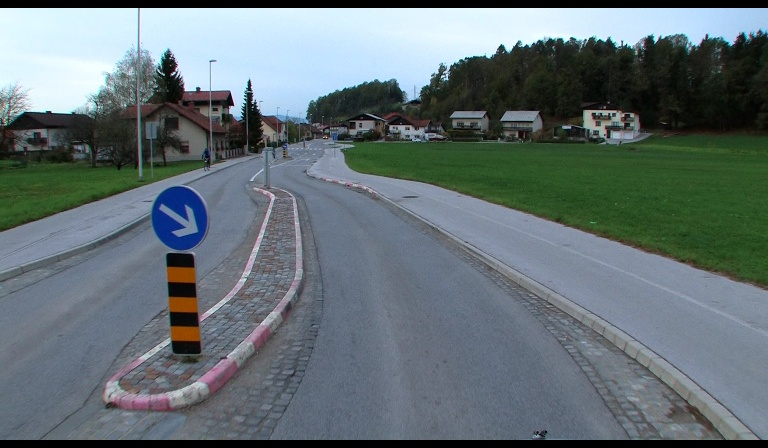
#> input picture datasets/traffic_signs/train/images/0000012.jpg, 768 x 448 px, found by its file name; its folder holds only this picture in this run
$ python resize_images.py
#> lines starting #> are read from the running program, lines starting #| are printed output that depends on the picture
#> in resize_images, img is the input picture: shape (448, 768, 3); mean B, G, R 117.1, 113.2, 100.2
# Resize images located in the specific path

import cv2
import os
import ntpath


BLACK = [0,0,0]
PAD_COLOR = BLACK   # color of the added pads

# size of processed images (frames) extracted from the video
IMG_HEIGHT = int(384)
IMG_WIDTH  = int(640)


def path_leaf(path):
    head, tail = ntpath.split(path)
    return tail, ntpath.basename(head)


# Add pads to image in order it to have the given size (img_width, img_height)
# image - image (frame) object
# img_width - final image width
# img_height - final image height
def image_padding(image, img_width, img_height):
    im_cur_height = image.shape[0]
    im_cur_width = image.shape[1]

    top = 0
    bottom = 0
    left = 0
    right = 0

    if im_cur_height < img_height:
        deltha = (int)((img_height - im_cur_height) // 2)
        top = deltha
        bottom = deltha

    if im_cur_width < img_width:
        deltha = (int)((img_width - im_cur_width) // 2)
        left = deltha
        right = deltha

    pad_image = cv2.copyMakeBorder(image, top, bottom, left, right, cv2.BORDER_CONSTANT, value=PAD_COLOR)

    return pad_image


# Change the image in order it to have the given size (img_width, img_height)
# image - image (frame) object
# img_width - final image width
# img_height - final image height
def image_resizing(image, img_width, img_height):
#> called with img_width = 640, img_height = 384
    im_cur_height = image.shape[0]
#> im_cur_height = 448
    im_cur_width = image.shape[1]
#> im_cur_width = 768

    height_factor = im_cur_height / img_height
#> height_factor = 1.17
    width_factor  = im_cur_width  / img_width
#> width_factor = 1.2

    factor = width_factor
#> factor = 1.2
    if height_factor > width_factor:
        factor = height_factor

    im_cur_height = int(im_cur_height / factor)
#> im_cur_height = 373
    im_cur_width  = int(im_cur_width  / factor)
#> im_cur_width = 640

    image = cv2.resize(image, (im_cur_width, im_cur_height))

    image = image_padding(image, img_width, img_height)
#> in image_padding, `pad_image = cv2.copyMakeBorder(image, top, bottom, left, right, cv2.BO..`:
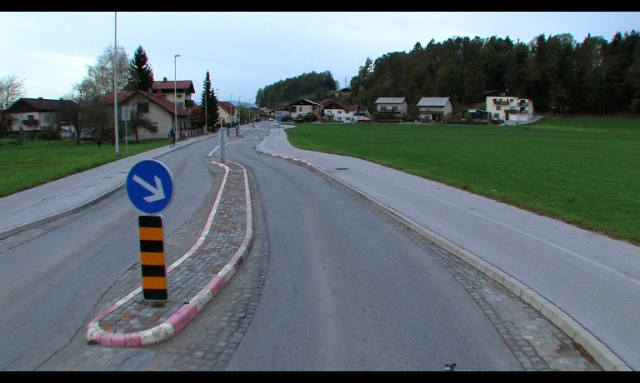
#> pad_image: shape (383, 640, 3); mean of channels 0, 1, 2 113.9, 110.1, 97.4; drawn as B, G, R

    return image


# Resize all the images from files list 'images'
# images - list of files containing images
def resize_images(images):

    for i, image_file in enumerate(images):
        img = cv2.imread(image_file, cv2.IMREAD_COLOR)
        res_img = image_resizing(img, IMG_WIDTH, IMG_HEIGHT)

        head, tail = path_leaf(image_file)

        res_image_file = tail + "/resized/"

        if not os.path.exists(res_image_file):
            os.makedirs(res_image_file)

        res_image_file += head
        cv2.imwrite(res_image_file, res_img)


IMAGES_DIR = './images/'

images = [IMAGES_DIR+i for i in os.listdir(IMAGES_DIR)]

resize_images(images)

$ run again, on datasets/traffic_signs/train/images/0000037.jpg
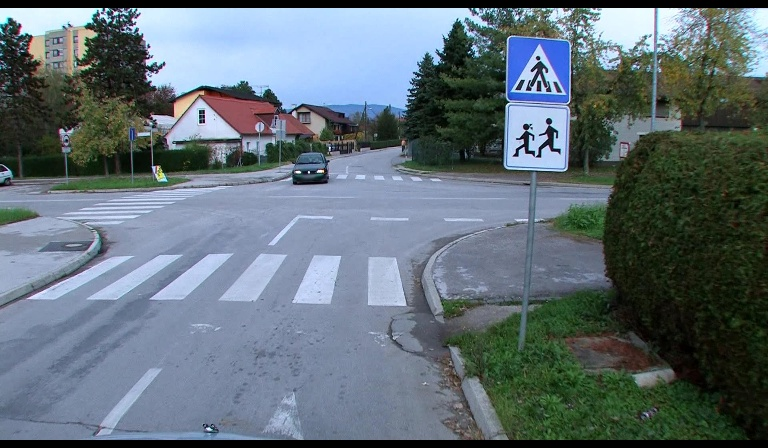
#> input picture datasets/traffic_signs/train/images/0000037.jpg, 768 x 448 px, found by its file name
#> in resize_images, img is the input picture: shape (448, 768, 3); mean B, G, R 119.1, 110.7, 96.9
#> in image_padding, `pad_image = cv2.copyMakeBorder(image, top, bottom, left, right, cv2.BO..`:
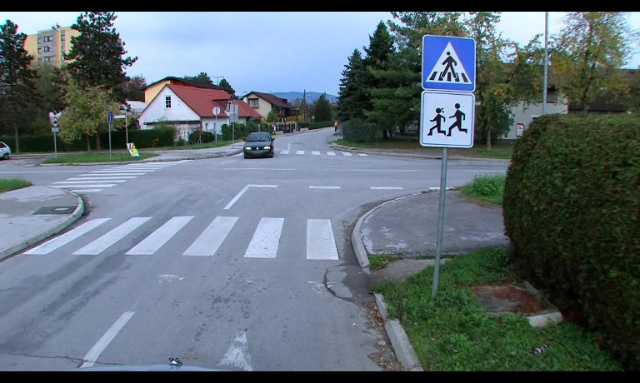
#> pad_image: shape (383, 640, 3); mean of channels 0, 1, 2 115.8, 107.7, 94.2; drawn as B, G, R

$ run again, on datasets/traffic_signs/train/images/0000042.jpg
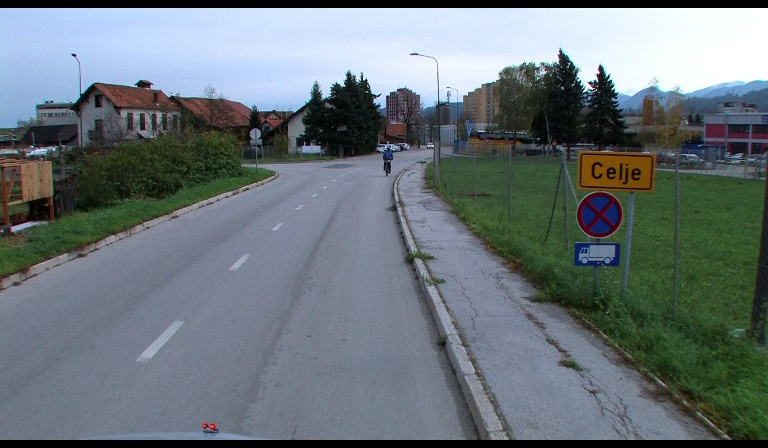
#> input picture datasets/traffic_signs/train/images/0000042.jpg, 768 x 448 px, found by its file name
#> in resize_images, img is the input picture: shape (448, 768, 3); mean B, G, R 121.2, 116.6, 105.7
#> in image_padding, `pad_image = cv2.copyMakeBorder(image, top, bottom, left, right, cv2.BO..`:
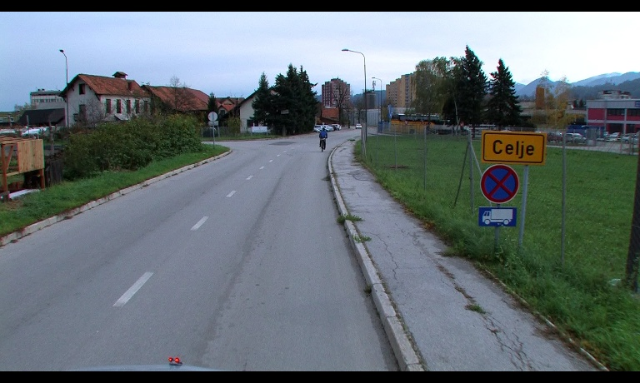
#> pad_image: shape (383, 640, 3); mean of channels 0, 1, 2 117.9, 113.4, 102.8; drawn as B, G, R

$ run again, on datasets/traffic_signs/train/images/0000046.jpg
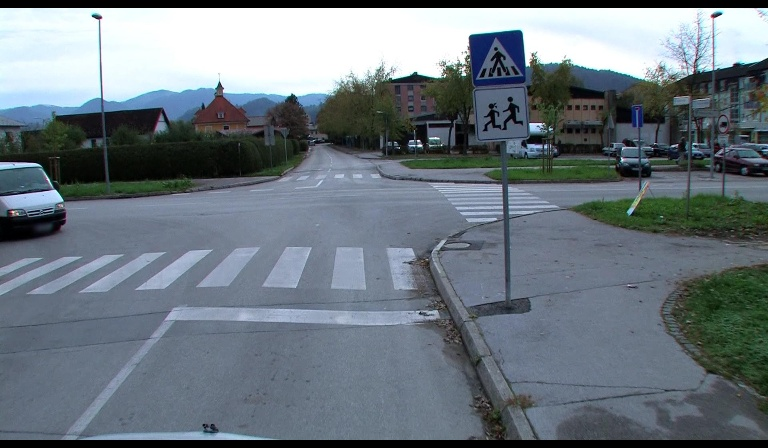
#> input picture datasets/traffic_signs/train/images/0000046.jpg, 768 x 448 px, found by its file name
#> in resize_images, img is the input picture: shape (448, 768, 3); mean B, G, R 127.8, 119.5, 108.6
#> in image_padding, `pad_image = cv2.copyMakeBorder(image, top, bottom, left, right, cv2.BO..`:
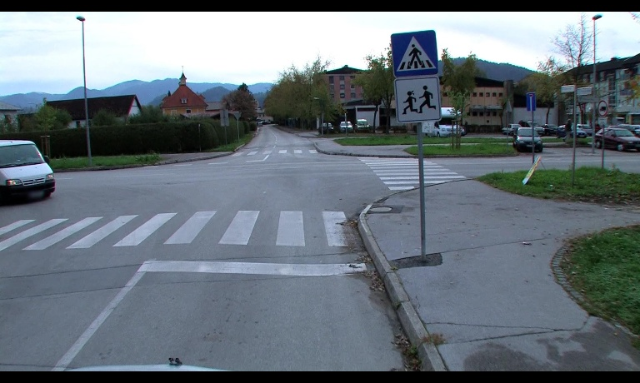
#> pad_image: shape (383, 640, 3); mean of channels 0, 1, 2 124.3, 116.2, 105.6; drawn as B, G, R

$ run again, on datasets/traffic_signs/train/images/0000013.jpg
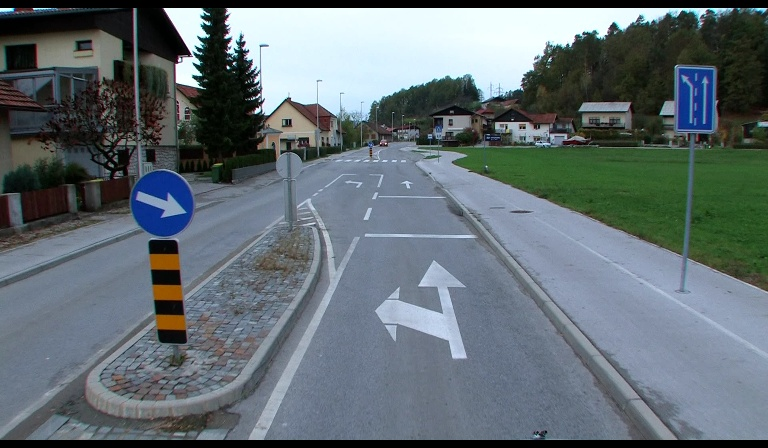
#> input picture datasets/traffic_signs/train/images/0000013.jpg, 768 x 448 px, found by its file name
#> in resize_images, img is the input picture: shape (448, 768, 3); mean B, G, R 115.4, 110.1, 98.6
#> in image_padding, `pad_image = cv2.copyMakeBorder(image, top, bottom, left, right, cv2.BO..`:
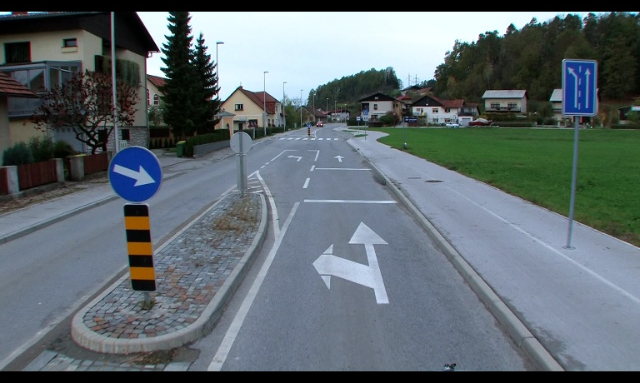
#> pad_image: shape (383, 640, 3); mean of channels 0, 1, 2 112.3, 107.1, 95.9; drawn as B, G, R
